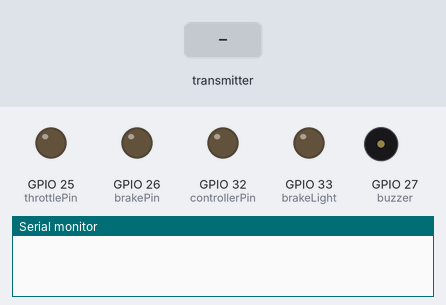
The sketch below on a simulated ESP32. Shown: output pins drawn as LEDs (lit = HIGH), buzzer (waves = sounding, pin HIGH), the last lines printed to the serial monitor. The inputs (shaded band) are chosen by the test bench.

Above: at 1.2 s.
1.3 s: the transmitter starts sending l2Volt = 25
At 2.5 s:
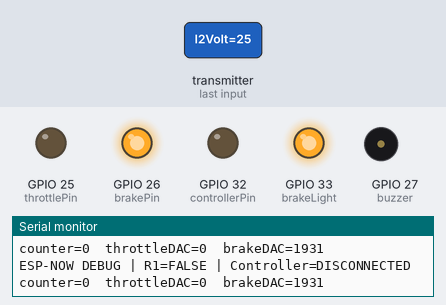
2.8 s: the transmitter starts sending r1Pressed = 1
At 3.8 s:
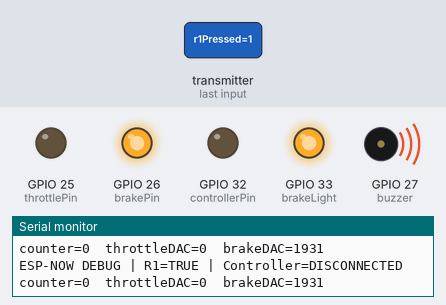
4.3 s: the transmitter starts sending r2Volt = 25
At 5.0 s:
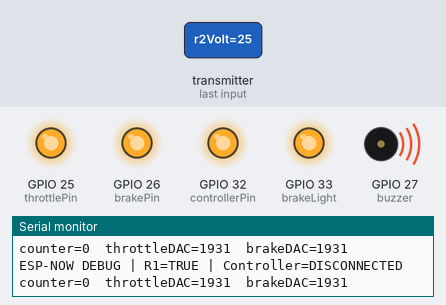
5.8 s: the transmitter starts sending l2Volt = 0
At 6.1 s:
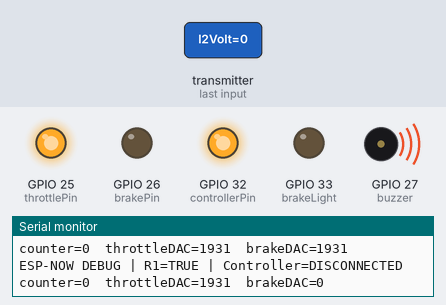
7.3 s: the transmitter starts sending r2Volt = 0
At 8.4 s:
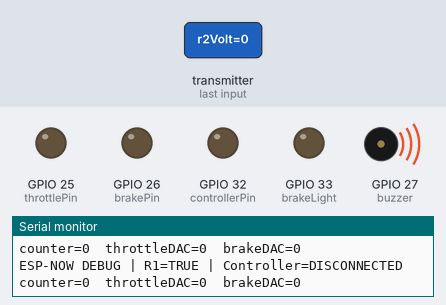
Timing chart, 0 to 10.3 s (numbered marks = the images above; inputs shaded):
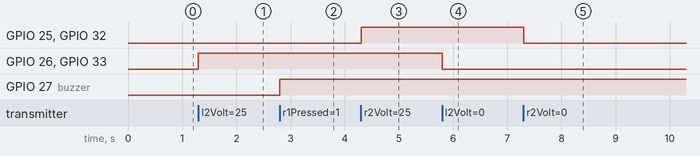

Measured:
- after the input at 1.3 s, GPIO 26 (brakePin), GPIO 33 (brakeLight): LOW → HIGH at once
- after the input at 2.8 s, GPIO 27 (buzzer): LOW → HIGH at once
- after the input at 4.3 s, GPIO 25 (throttlePin), GPIO 32 (controllerPin): LOW → HIGH at once
- after the input at 5.8 s, GPIO 26 (brakePin), GPIO 33 (brakeLight): HIGH → LOW at once
- after the input at 7.3 s, GPIO 25 (throttlePin), GPIO 32 (controllerPin): HIGH → LOW at once

The sketch:

ontvanger.ino
```cpp
#include <WiFi.h>
#include <esp_now.h>
#include <esp_wifi.h>

//doit devkit esp32 (niet bluepad esp32)
//pin 35 en 34 geven error (kan niet als output pin gebruikt worden enkel input)
//controlleer wifi kanaal

// ================= DAC =================
const int throttlePin = 25;
const int brakePin = 26;

const int controllerPin = 32; //voorlicht
const int brakeLight = 33; //remlicht
const int buzzer = 27;

const int WIFI_CHANNEL = 11; //eerst kijken welke wifi channel dat de zender selecteert en dan dat invullen hier

struct SensorData {
  int   counter;
  float l2Volt;
  float r2Volt;
  bool  r1Pressed;
  bool  controllerConnected;
};

void onReceive(const esp_now_recv_info_t *info, const uint8_t *data, int len) {
  if (len == sizeof(SensorData)) {
    SensorData d;
    memcpy(&d, data, sizeof(d));

    Serial.print("ESP-NOW DEBUG | R1=");
    Serial.print(d.r1Pressed ? "TRUE" : "FALSE");

    Serial.print(" | Controller=");
    Serial.println(d.controllerConnected ? "CONNECTED" : "DISCONNECTED");

    // converteer spanning 0-3.3V naar 0-255 voor DAC
    int throttleDAC = (int)(d.r2Volt / 3.3 * 255);
    int brakeDAC    = (int)(d.l2Volt / 3.3 * 255);

    dacWrite(throttlePin, throttleDAC);
    dacWrite(brakePin, brakeDAC);

    //Achterlicht (L2)
    if (d.l2Volt > 0.1) {           // drempel om “ingedrukt” te detecteren
        digitalWrite(brakeLight, HIGH);
    } else {
        digitalWrite(brakeLight, LOW);
    }

    //Voorlicht (R2)
    if (d.r2Volt > 0.1) {
        digitalWrite(controllerPin, HIGH);
    } else {
        digitalWrite(controllerPin, LOW);
    }

    Serial.print("counter="); Serial.print(d.counter);
    Serial.print("  throttleDAC="); Serial.print(throttleDAC);
    Serial.print("  brakeDAC="); Serial.println(brakeDAC);


  if (d.r1Pressed) {
    digitalWrite(buzzer, HIGH);
} else {
    digitalWrite(buzzer, LOW);
}

/*
if (d.controllerConnected) {
    // Optioneel: toon status
    Serial.println("Controller verbonden");
}
*/

  } else {
    Serial.print("Onbekend pakket, len="); Serial.println(len);
  }

}

void setup() {
    Serial.begin(115200);
    WiFi.mode(WIFI_STA);           // ESP-NOW werkt in station mode

    pinMode(controllerPin, OUTPUT); // voorlicht
    pinMode(brakeLight, OUTPUT);    // achterlicht
    pinMode(buzzer, OUTPUT);    // buzzer

    //kannaal afhankelijk van de zender... test eerst wat het kanaal is van de zender
    esp_wifi_set_channel(WIFI_CHANNEL, WIFI_SECOND_CHAN_NONE);  // aanpassen indien nodig


    if (esp_now_init() != ESP_OK) {
        Serial.println("ESP-NOW init fout");
        return;
    }

    esp_now_register_recv_cb(onReceive); // registreer callback
}

void loop() {

    // niks nodig, callback doet alles
}
```
